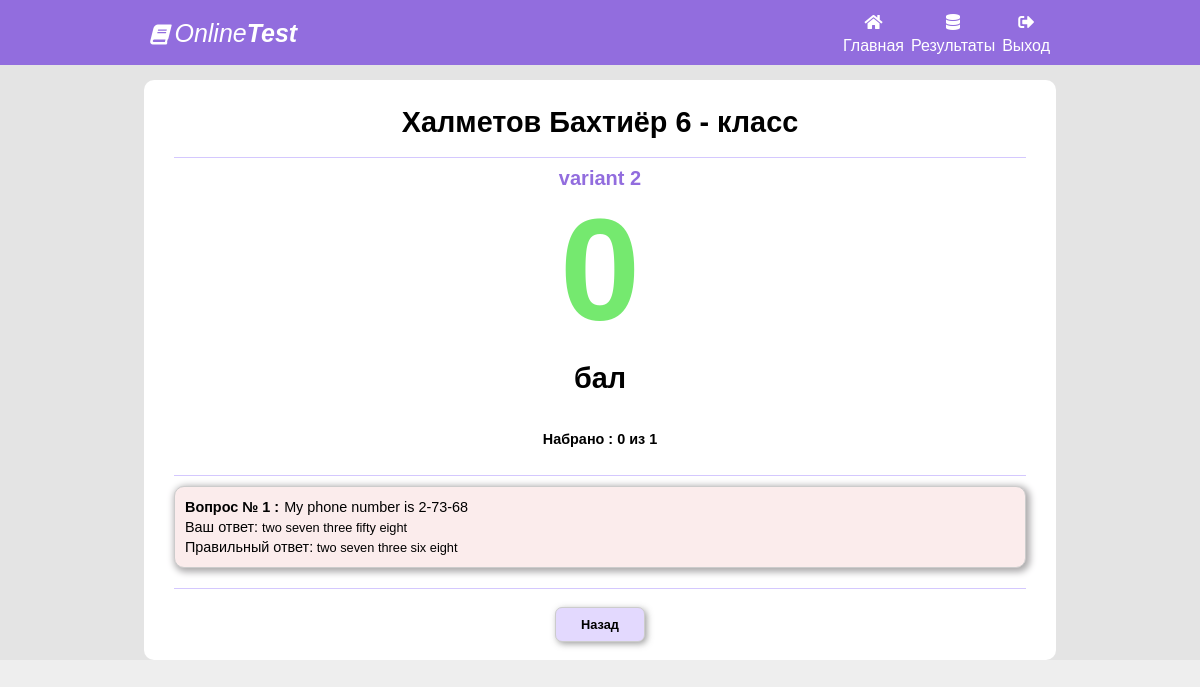
Page /analize/60 (signed in) on the committed database.
### main/models.py (models this page shows, shortened)
class UserTestItem(models.Model):
    title = models.CharField(max_length=200, blank=True)
    test = models.ForeignKey(Test, on_delete=models.CASCADE, default="")
    user = models.ForeignKey(User, on_delete=models.CASCADE, default="")
    start_date = models.DateTimeField()
    stop_date = models.DateTimeField()
    ball = models.IntegerField(default=0)
    count_question = models.IntegerField(default=0)
    true_question = models.IntegerField(default=0)

class User(models.Model):
    first_name = models.CharField(max_length=300)
    last_name = models.CharField(max_length=300)
    clas = models.ForeignKey(Class, on_delete=models.CASCADE)
    ball = models.IntegerField(default=0)
    rating = models.IntegerField(default=0)

class Class(models.Model):
    title = models.CharField(max_length=300)

class Test(models.Model):
    title = models.CharField(max_length=300, blank=True, default="")
    subject = models.ForeignKey(Subject, on_delete=models.CASCADE)
    clas = models.ForeignKey(Class, on_delete=models.CASCADE)
    start_time = models.DateTimeField()
    stop_time = models.DateTimeField()
    limit = models.IntegerField(default=40)
    description = models.TextField()

class UserTestItemVariant(models.Model):
    user_test_item = models.ForeignKey(UserTestItem, on_delete=models.CASCADE)
    test_item = models.ForeignKey(TestItem, on_delete=models.CASCADE)
    user_variant = models.IntegerField(default=0)
    correct_variant = models.IntegerField(default=0)
    ball = models.IntegerField(default=0)

class TestItem(models.Model):
    test = models.ForeignKey(Test, on_delete=models.CASCADE)
    question = models.TextField()
    answer_1 = models.TextField()
    answer_2 = models.TextField()
    answer_3 = models.TextField()
    answer_4 = models.TextField()
    answer_5 = models.TextField()
    correct_answer = models.IntegerField()

### main/views.py (the view)
# urls.py: path('analize/<int:test_id>', analizeHandler),
def analizeHandler(request, test_id):
    test_info = None
    test_id = test_id
    test_user_item_variants = []
    if not request.user.is_authenticated:
        tests = []
        current_user = request.session.get('user_id', None)
        if current_user:
            current_user = User.objects.get(id=int(current_user))
            if current_user:
                test_info = UserTestItem.objects.filter(user__id=int(current_user.id)).filter(id=test_id)
                if test_info:
                    test_info = test_info[0]
    else:
        test_info = UserTestItem.objects.get(id=test_id)
    if test_info:
        test_user_item_variants = UserTestItemVariant.objects.filter(user_test_item__id = test_id)
    return render(request, 'analize.html', {'test_user_item_variants':test_user_item_variants, 'test_info':test_info})

### templates/analize.html (shortened to what this page needs)
<!DOCTYPE html>
<html>
<head>
	<link rel="stylesheet" type="text/css" href="/static/style2.css">
	<link rel="stylesheet" href="https://use.fontawesome.com/releases/v5.6.1/css/all.css"
>
</head>
<body>
<div class="body">
<div class="nav">
	<div class="nav-bar">
	<div class="head-left" style="font-style:italic;">
		<i class="fa fa-book" style="font-style:italic; font-size:20px;"></i>	Online<b>Test</b>
	</div>
	<div class="head-right">
		<div class="alla">
			<a href="/" class="nav-link">
				<i class="fas fa-home"></i>
				<span>Главная</span>
			</a>
		</div>
		<div class="alla">
			<a href="/results" class="nav-link">
				<i class="fas fa-database"></i>
				<span>Результаты</span>
			</a>
		</div>
		<div class="alla">
			<a href="/davay" class="nav-link">
				<i class="fas fa-sign-out-alt"></i>
				<span>Выход</span>
			</a>
		</div>
	</div>
	</div>
</div>
<div class="container">
	<div class="left-container"><br>
		{% if test_info %}
		<h1>{{ test_info.user.last_name }} {{ test_info.user.first_name }} {{ test_info.user.clas.title }}</h1>
		<hr class="hr-2">
		<center class="subject-1">
			{{ test_info.test.title }}
		</center>
		<div class="ball">
			{{ test_info.ball }}<br>
			<h1>бал</h1>
		</div>
		<br>
		<div class="count" style="text-align: center;margin: 0">Набрано : {{ test_info.ball }} из {{ test_info.count_question }}</div>
		<br>
		<hr class="hr-2">
		{% for ti in test_user_item_variants %}
		<div class="answer-list {% if ti.user_variant == ti.correct_variant %} bg-gren {% else %} bg-red {% endif %} ">
			<span class="question-1">Вопрос № {{ forloop.counter }} :</span><span class="question-2">{{ ti.test_item.question }}</span><br>
			{% if ti.user_variant != ti.correct_variant %}
			<span class="question-2">Ваш ответ: </span>
			{% if ti.user_variant == 1 %} {{ ti.test_item.answer_1 }} {% endif %}
			<br>
			<span class="question-2">Правильный ответ:</span>
			{% if ti.correct_variant == 3 %} {{ ti.test_item.answer_3 }} {% endif %}
			<br>
			{% endif %}
		</div>
		{% endfor %}
		<hr class="hr-2">
		<div class="nav-button">
			<a style="text-decoration:none;" href="/results"><input type="button" id="prev" class="input-button" name="prev-button" value="Назад"></a>
		</div><br>
		{% endif %}
	</div>
</div>
</div>
</body>
</html>

### static/style2.css (style rules this page uses)
body , a , li , div , p , span , ul { margin: 0 auto; padding: 0px; }
a { text-decoration:none; }
.body { background-color: #d5d5d566; }
.nav a { top:-10px; color:#fff; font-size:16px; display:grid; }
.nav-bar { width: 75%; }
.alla { display:inline-block; }
.head-left { display:inline-block; margin-top: 8px; }
.head-right { display:inline-block; float: right; text-align: center; margin-top: 4px; }
.nav { width: 100%; line-height:2; font-size: 25px; color: white; height: 65px; background-color: #926dde; }
.nav-link { position:relative; }
.container { margin-right: 30px; margin-top: 15px; margin-left: 30px; }
.left-container { width: 80%; background-color: white; border-radius: 10px ; }
.left-container h1 { font-family: "Segoe UI Semilight",Tahoma,Helvetica,Sans-Serif; color: #000; text-align: center; font-size: 1.8rem; font-style: normal; padding: 0 0 0; line-height: 100%; margin: 10px 30px 20px 30px; }
.hr-2 { border:none; height: 1px; margin:10px 30px 10px 30px; background-color: #d4c8fe; }
input { -webkit-writing-mode: horizontal-tb !important; text-rendering: auto; color: -internal-light-dark(black, white); letter-spacing: normal; word-spacing: normal; text-transform: none; text-indent: 0px; text-shadow: none; display: inline-block; text-align: start; appearance: textfield; background-color: -internal-light-dark(rgb(255, 255, 255), rgb(59, 59, 59)); -webkit-rtl-ordering: logical; cursor: text; margin: 0em; font: 400 13.3333px Arial; padding: 1px 2px; border-width: 2px; border-style: inset; border-color: -internal-light-dark(rgb(118, 118, 118), rgb(133, 133, 133)); border-image: initial; background-color: initial; cursor: default; appearance: auto; box-sizing: border-box; margin: 0 0 10px 30px; padding: initial; border: initial; }
.nav-button { float: inherit; text-align: center; }
.input-button { text-align: center; border: 1px solid #ccc; border-radius: 7px; font-family: "Segoe UI Regular",Tahoma,Helvetica,Sans-Serif; border-radius: 7px; color: #000; padding: 6px; font-size: 18px; background: #e3d9fe; width: 150px; margin-right: 0; display: block; cursor: pointer; -moz-transition: all .1s 10ms ease-in; -o-transition: all .1s 10ms ease-in; -webkit-transition: all .1s 10ms ease-in; -webkit-box-shadow: 2px 2px 6px 0 rgb(133 133 133 / 77%); -moz-box-shadow: 2px 2px 6px 0 rgba(133,133,133,.77); box-shadow: 2px 2px 6px 0 rgb(133 133 133 / 77%); }
#prev , #next { display: inline; padding: 7px; width: auto; min-width: 90px; margin: 8px 5px 0; font-weight: 600; font-size: 0.8rem; line-height: 1.2rem; }
.count { margin: 0 0 10px 30px; font-weight: 600; font-size: 0.9rem; }
body { background-color: #d5d5d566; font-family: sans-serif; font-weight: 100; }
.bg-red { background-color: #fbecec; }
.answer-list { padding: 10px 5px; margin:0 30px 20px 30px; font-size: 0.8rem; border: 1px solid #ccc; -webkit-border-radius: 10px; -moz-border-radius: 10px; border-radius: 10px; -webkit-box-shadow: 2px 2px 7px 2px rgb(171 169 171); -moz-box-shadow: 2px 2px 7px 2px rgba(171,169,171,1); box-shadow: 2px 2px 7px 2px rgb(171 169 171); }
.subject-1 { color: #926dde; font-size: 20px; line-height: 20px; font-weight: 600; }
.fas { color:#fff; font-size:16px; }
.question-1 { color: #000; line-height: 20px; font-size: 0.9rem; font-weight: 600; margin: 10px 0 5px; margin: 0 0 20px 5px; }
.question-2 { color: #000; line-height: 20px; font-size: 0.9rem; margin: 10px 0 5px; margin: 0 0 20px 5px; }
.ball { text-align: center; font-weight: 600; font-size: 9rem; color: #75e96f; }

### rows in the picture
UserTestItem: user.last_name "Халметов", user.first_name "Бахтиёр", user.clas "6 - класс", test "variant 2", ball "0", count_question "1"
UserTestItemVariant: test_item.question "My phone number is 2-73-68", test_item.answer_1 "two seven three fifty eight", test_item.answer_3 "two seven three six eight"
